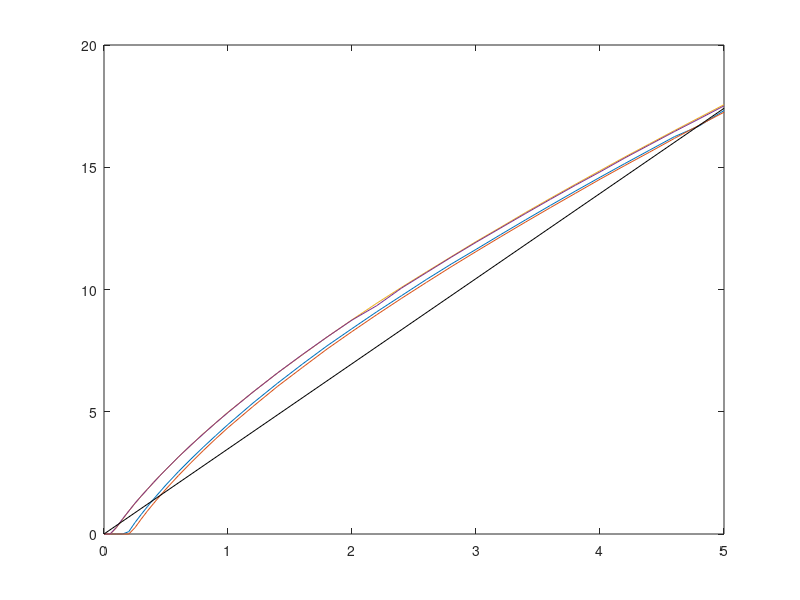

Source code (MATLAB):
V = [0:0.05:0.5 0.6:0.1:1 1.2:0.2:5]';

mAChannel09 = [.4 .4 .4 .4 .68 1.3 2 2.7 3.4 4.1 4.8 6.2 7.6 9 10.4 11.7 14.6 17.3 20.1 22.8 25.6 28.3 31.0 33.8 36.6 39.3 42 44.9 47.6 50.3 53 55.8 58.6 61.3 64 66.7]';
uWChannel09 = [0 0 0 0 .097 0.469  0.8 1.12 1.43 1.72 2.01 2.55 3.06 3.55 4.02 4.48 5.35 6.17 6.95 7.7 8.4 9.09 9.75 10.41 11.04 11.64 12.25 12.85 13.44 14.02 14.59 15.15 15.70 16.25 16.69 17.32]';

mAChannel10 = [1.4 1.4 1.4 1.4 1.4 1.85 2.5 3.2 4 4.6 5.3 6.6 8 9.3 10.7 12 14.8 17.5 20.2 23 25.6 28.4 31.1 33.9 36.6 39.3 42.1 44.8 47.5 50.2 53 55.7 58.3 61.1 63.8 66.5]';  
uWChannel10 = [0 0 0 0 0 .26 .61 .94 1.25 1.55 1.84 2.39 2.91 3.41 3.89 4.35 5.21 6.04 6.81 7.57 8.28 8.97 9.64 10.29 10.93 11.55 12.16 12.76 13.35 13.93 14.51 15.07 15.62 16.18 16.72 17.25]';

mAChannel11 = [.73 .73 1.7 1.8 2.5 3.1 3.8 4.5 5.2 5.9 6.5 7.8 9.2 10.6 11.9 13.3 16 18.7 21.4 24.1 26.8 29.5 32.2 35 37.6 40.3 43 45.7 48.4 51.1 54 56.6 59.2 61.9 64.7 67.4]';
uWChannel11 = [0 0 .26 .6 .94 1.25 1.55 1.83 2.11 2.38 2.64 3.15 3.63 4.1 4.54 4.98 5.8 6.59 7.33 8.06 8.76 9.44 10.09 10.72 11.34 11.96 12.55 13.15 13.73 14.3 14.86 15.42 15.96 16.5 17.03 17.56]';

% Did channel 12 leak? Remeasure light!
mAChannel12 = [0 0 0.5 1.13 1.8 2.4 3.2 3.9 4.5 5.2 5.9 7.3 8.7 9.9 11.3 12.6 15.3 18.1 20.7 23.4 26.1 28.8 31.4 34.2 37 39.6 42.3 45 47.8 50.4 53.1 55.8 58.5 61.2 63.9 66.6]';
uWChannel12 = [0 0 0.27 0.62 0.94 1.26 1.55 1.83 2.11 2.38 2.64 3.15 3.63 4.09 4.54 4.97 5.8 6.59 7.34 8.06 8.75 9.34 10.06 10.69 11.32 11.93 12.52 13.11 13.69 14.26 14.81 15.38 15.92 16.46 16.98 17.51]';

mA = [mAChannel09 mAChannel10 mAChannel11 mAChannel12];
uW = [uWChannel09 uWChannel10 uWChannel11 uWChannel12];

plot(V, uW, [0 5], [0 mean(max(uW))], 'k');